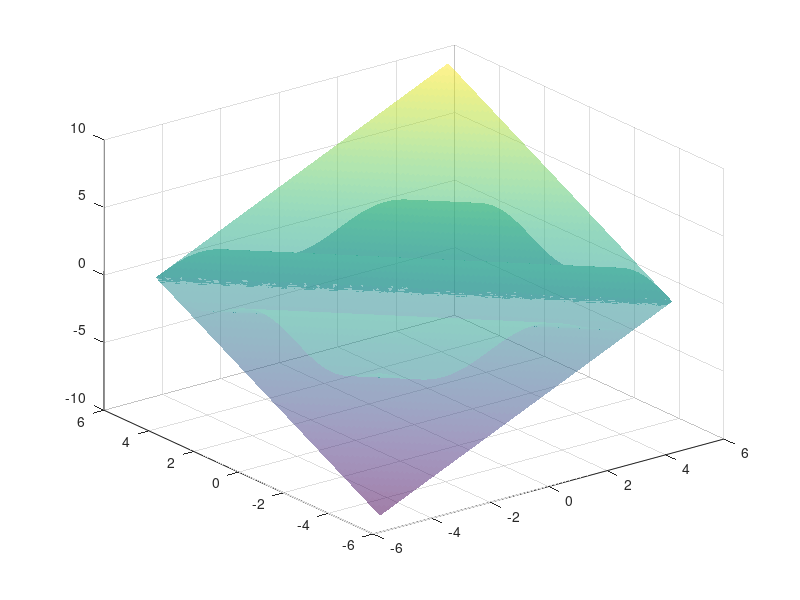

Source code (MATLAB):
clc
clear all
close all

% [x,y] = meshgrid(-2:0.1:2, -2:0.1:2);
% z = sqrt(16- x.^2 - y.^2); %función z(x,y)
% figure(1)
% surf(x,y,z, 'FaceAlpha',0.5, 'EdgeColor', 'none')
% 
% hold on
% zz = x + y;
% surf(x,y,zz,'FaceAlpha',0.5,  'EdgeColor', 'none')
% hold off


[x,y] = meshgrid(-5:0.1:5, -5:0.1:5);
z = sin(x + y); %función z(x,y)
figure(1)
surf(x,y,z, 'FaceAlpha',0.5, 'EdgeColor', 'none')

hold on
zz = x + y;
surf(x,y,zz,'FaceAlpha',0.5,  'EdgeColor', 'none')
hold off

